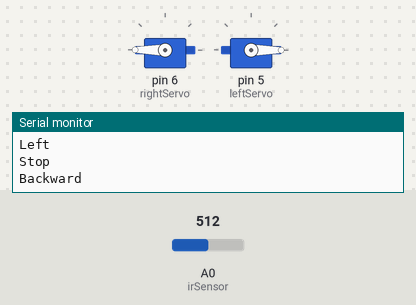
The sketch below on a simulated Arduino Uno, built with avr-gcc and run on an emulated ATmega328P. Parts: 2 × servo, the last lines printed to the serial monitor. Inputs (shaded band) come from the test bench; at power-on: A0 (irSensor) = 512.

Above: at 1.2 s.
1.3 s: A0 (irSensor) set to 357
At 2.7 s:
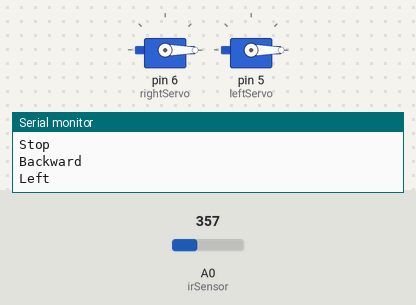
5.8 s: A0 (irSensor) set to 342
At 8.4 s:
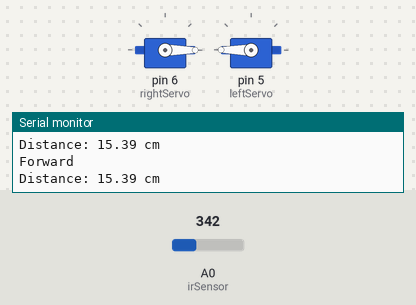
8.7 s: A0 (irSensor) set to 2
10.4 s: A0 (irSensor) set to 0
At 11.1 s:
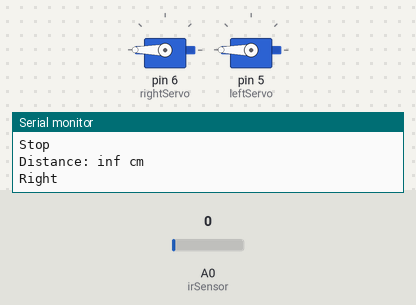
Timing chart, 0 to 14.9 s (numbered marks = the images above; inputs shaded):
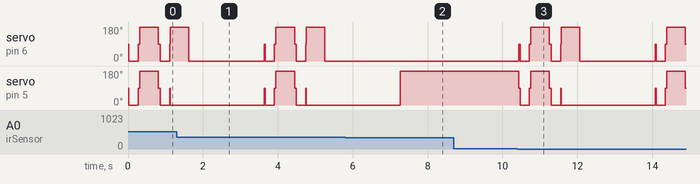

Measured:
- the behaviour switches between 351 and 350 on A0 (irSensor) (found by bisection; images 1 and 2)
- the behaviour switches between 1 and 0 on A0 (irSensor) (found by bisection; images 2 and 3)
- after the input at 5.8 s, servo on pin 6 (rightServo): stays 0° (without the input it goes to 90° after 1.5 s)
- by itself, servo on pin 6 (rightServo): repeats every 0.81 s: 90° 0.03 s, 0° 0.25 s, 90° 0.04 s, 180° 0.50 s

The sketch:

IR_Sensor_Advanced.ino
```cpp
//Include the servo library
#include <Servo.h>

//Assign servo objects
Servo rightServo;
Servo leftServo;

//Assign variables for servo directions
/*
Max is 180 and rotates the servo in one direction.
Min is 0 and rotates the servo in the opposite direction.
Middle is 90 and stops the servo from moving.
*/
const int rightForward = 0;
const int rightBackward = 180;

const int leftForward = 180;
const int leftBackward = 0;

const int brake = 90;

//Assign variable for IR sensor
const int irSensor = 0;

//Distance on either side of the robot
int leftDistance, rightDistance;

//Assign variables for range detections.
const int range = 15;

void setup()
{
  //Start Serial connection for troubleshooting
  Serial.begin(9600);

  //Assign pins to servo objects
  rightServo.attach(6);
  leftServo.attach(5);
}

void loop()
{
  //Avoidance logic
  /*
  Check the returned value of range() and compare it to the target variable.
  */
  if(getRange() >= range)
  {
     //Move forard
     forward();
  }
  else
  {
     //Stop ServoBot
     allStop();
     delay(25);

     //Turn left for a little
     left();
     delay(250);

     //Stop
     allStop();
     delay(10);

     //Check left distance
     leftDistance = getRange();
     delay(25);

     //Turn right for a little
     right();
     delay(500);

     //Stop
     allStop();
     delay(25);

     //Check right distance
     rightDistance = getRange();
     delay(25);

     //Turn left to go back to center
     left();
     delay(250);

     //Stop
     allStop();
     delay(10);

     //Compare the 2 distances
     compareDistance();
  }
  delay(10);
}

void compareDistance()
{
  if(leftDistance > rightDistance)
  {
      Serial.println("Going left!");
      left();
      delay(100);
  }
  else if(rightDistance > leftDistance)
  {
     Serial.println("Going right!");
     right();
     delay(100);
  }
  else
  {
     //turn 180 degrees
     backwards();
     delay(500);
     left();
     delay(2000);
  }
}

//Uses the IR sensor and returns a value representing the range of the object.
int getRange()
{
  //Read the input on analog pin 0
  int sensorValue = analogRead(irSensor);

  //Calculate the distance in centimeters
  float distance = 5262.1/sensorValue;

  //Print the calculated distance.
  Serial.print("Distance: ");
  Serial.print(distance);
  Serial.println(" cm");

  return distance;
}

void forward()
{
  rightServo.write(rightForward);
  leftServo.write(leftForward);
  Serial.println("Forward");
}

void backwards()
{
  rightServo.write(rightBackward);
  leftServo.write(leftBackward);
  Serial.println("Backward");
}

void left()
{
  rightServo.write(rightForward);
  leftServo.write(leftBackward);
  Serial.println("Left");
}

void right()
{
  rightServo.write(rightBackward);
  leftServo.write(leftForward);
  Serial.println("Right");
}

void allStop()
{
   rightServo.write(brake);
   leftServo.write(brake);
   Serial.println("Stop");
}
```
